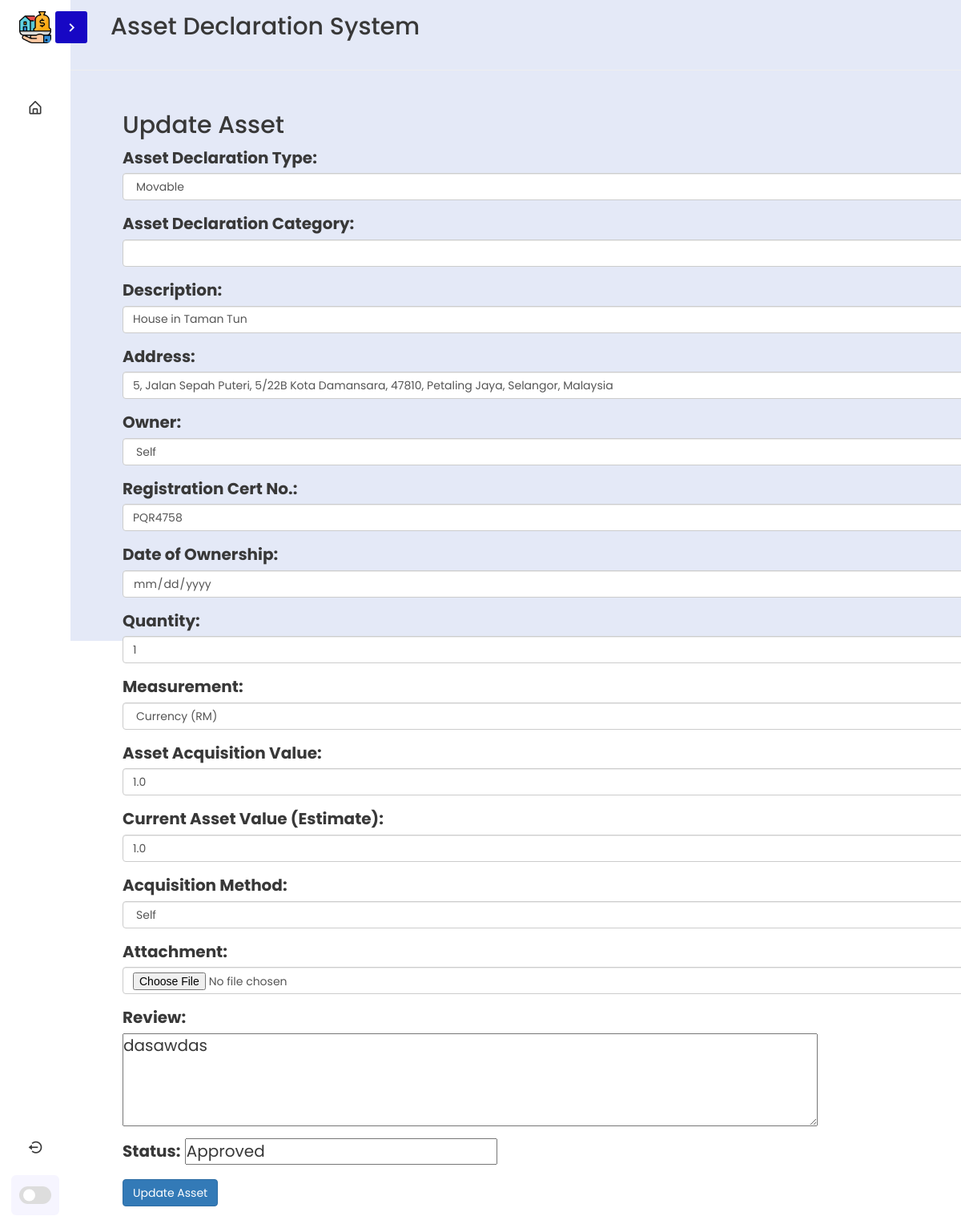
Screenshot of /updateAss/14 (signed in) with the database file from the repository.
### tables this page shows
CREATE TABLE assets (
AssetID INTEGER NOT NULL PRIMARY KEY AUTOINCREMENT,
UserID INTEGER NOT NULL,
DateOfApp DATE NOT NULL,
AssDecType TEXT NOT NULL,
AssDecCat TEXT NOT NULL,
Description TEXT NOT NULL,
Address TEXT NOT NULL,
Owner TEXT NOT NULL,
RegCertNo TEXT NOT NULL,
DateOfOwnership DATE NOT NULL,
Quantity INTEGER NOT NULL,
Measurement TEXT NOT NULL,
AssAcqVAl REAL NOT NULL,
CurrAssVal REAL NOT NULL,
AcqMethod TEXT NOT NULL,
Attachment TEXT NOT NULL,
Review TEXT NOT NULL,
Status TEXT NOT NULL
);

### app.py (the view)
@app.route('/updateAss/<string:assID>', methods=['GET'])
@login_required
def updateAss(assID):
    conn = create_connection()
    cur = conn.cursor()
    cur.execute("""SELECT * FROM `assets` WHERE `AssetID` = ? AND `userID` = ?""", (assID, session.get('username', None)))
    rowdata = cur.fetchone()
    cur.close()
    if not rowdata:
        flash("Error: Asset not found or you don't have permission to update.")
        return redirect(url_for('index'))  # Redirect to the home page or another appropriate page
    asset_data = {
        'AssetID': rowdata[0],
        'AssDecType': rowdata[3],
        'AssDecCat': rowdata[4],
        'Description': rowdata[5],
        'Address': rowdata[6],  # You may need to split the address into parts as needed
        'Owner': rowdata[7],
        'RegCertNo': rowdata[8],
        'DateOfOwnership': rowdata[8],
        'Quantity': rowdata[10],
        'Measurement': rowdata[11],
        'AssAcqVal': rowdata[12],
        'CurrAssVal': rowdata[13],
        'AcqMethod': rowdata[14],
        'Attachment': rowdata[15],
        'Review': rowdata[16],
        'Status': rowdata[17]
    }
    return render_template('updateAss.html', asset_data=asset_data)

### app.py (called while the page is built)
def create_connection():
    conn = None
    try:
        conn = sqlite3.connect('static/db/user.db')  # create a database connection
        return conn
    except Error as e:
        print(e)
    return conn

@login_manager.user_loader
def load_user(admin_id):
    conn = create_connection()
    cur = conn.cursor()
    cur.execute("SELECT * FROM admin WHERE adminID=?", (admin_id,))
    user = cur.fetchone()
    if user:
        return User(*user)
    return None

### templates/updateAss.html (shortened to what this page needs)
{% extends 'base.html' %}
{% block content %}
<div class="container">
    <h2>Update Asset</h2>
    <form action="{{ url_for('performUpdateAss', assID=asset_data['AssetID']) }}" method="POST" enctype="multipart/form-data">
        <div class="form-group">
            <label>Asset Declaration Type:</label>
            <select id=assetType class="form-control" name="assType" required="1" onchange="updateOptions()">
                <option value="Movable" {% if asset_data['AssDecType']=='Movable' %}selected{% endif %}>Movable</option>
            </select>
        </div>
        <div class="form-group">
            <label>Asset Declaration Category:</label>
            <select id="subAssetType" for="subAssetType" class="form-control" name="assCat" required="1"></select>
        </div>
        <div class="form-group">
            <label>Description:</label>
            <input type="text" class="form-control" name="assDec" required="1" value="{{ asset_data['Description'] }}" pattern="^[a-zA-Z0-9\s]+$">
        </div>
        <div class="form-group">
            <label>Address:</label>
            <input type="text" class="form-control" name="assAddr" required="1" value="{{ asset_data['Address'] }}">
        </div>
        <div class="form-group">
            <label>Owner:</label>
            <select class="form-control" name="assOwner" required="1">
                <option value="Self" {% if asset_data['Owner']=='Self' %}selected{% endif %}>Self</option>
            </select>
        </div>
        <div class="form-group">
            <label>Registration Cert No.:</label>
            <input type="text" class="form-control" name="assCert" required="1" value="{{ asset_data['RegCertNo'] }}" pattern="^[a-zA-Z0-9\s]+$">
        </div>
        <div class="form-group">
            <label>Date of Ownership:</label>
            <input type="date" class="form-control" name="assDateOwn" required="1"
                value="{{ asset_data['DateOfOwnership'] }}">
        </div>
        <div class="form-group">
            <label>Quantity:</label>
            <input type="number" class="form-control" name="assQuantity" min="1" required="1" value="{{ asset_data['Quantity'] }}">
        </div>
        <div class="form-group">
            <label>Measurement:</label>
            <select class="form-control" name="assMeasurement" required="1">
                <option value="RM" {% if asset_data['Measurement']=='RM' %}selected{% endif %}>Currency (RM) </option>
            </select>
        </div>
        <div class="form-group">
            <label>Asset Acquisition Value:</label>
            <input type="number" class="form-control" name="assAcqVal" min="1" required="1" value="{{ asset_data['AssAcqVal'] }}">
        </div>
        <div class="form-group">
            <label>Current Asset Value (Estimate):</label>
            <input type="number" class="form-control" name="assCurVal" min="1" required="1" value="{{ asset_data['CurrAssVal'] }}">
        </div>
        <div class="form-group">
            <label>Acquisition Method:</label>
            <select class="form-control" name="assAcq" required="1">
                <option value="Self" {% if asset_data['AcqMethod']=='Self' %}selected{% endif %}>Self</option>
            </select>
        </div>
        <div class="form-group">
            <label>Attachment:</label>
            <input id="attachment" name="attachment" type="file" class="form-control" name="file" required="1" enctype="multipart/form-data"
                            accept=".txt,.pdf,.png,.jpg,.jpeg" value="{{ asset_data['Attachment'] }}" placeholder="{{ asset_data['Attachment'] }}">
        </div>
        <div class="form-group">
            <label for="review">Review:</label>
            <br>
            <textarea textarea id="review" name="review" value="{{ asset_data['Review'] }}" rows="4" cols="50" placeholder="" readonly>{{ asset_data['Review'] }}</textarea>
        </div>
        <div class="form-group">
            <label>Status: </label>
            <input id="status" name="status" type="text" value="{{ asset_data['Status'] }}" readonly>
        </div>
        <div class="form-group">
            <button class="btn btn-primary" type="submit">Update Asset</button>
        </div>
    </form>
</div>
{% endblock %}

### static/css/navbar.css (style rules this page uses)
* { margin: 0; padding: 0; box-sizing: border-box; font-family: 'Poppins', sans-serif; }
:root { --body-color: #E4E9F7; --sidebar-color: #FFF; --primary-color: #1707c4; --primary-color-light: #F6F5FF; --toggle-color: #DDD; --text-color: #383838; --tran-03: all 0.2s ease; --tran-03: all 0.3s ease; --tran-04: all 0.3s ease; --tran-05: all 0.3s ease; }
body { min-height: 100vh; background-color: var(--body-color); transition: var(--tran-05); }

### rows the page displays
assets: assType "Movable", assDec "House in Taman Tun", assAddr "5, Jalan Sepah Puteri, 5/22B Kota Damansara, 47810, Petaling Jaya, Selangor, Malaysia", assOwner "Self", assCert "PQR4758", assQuantity "1", assMeasurement "Currency (RM)", assAcqVal "1.0", assCurVal "1.0", assAcq "Self", review "dasawdas", status "Approved"
